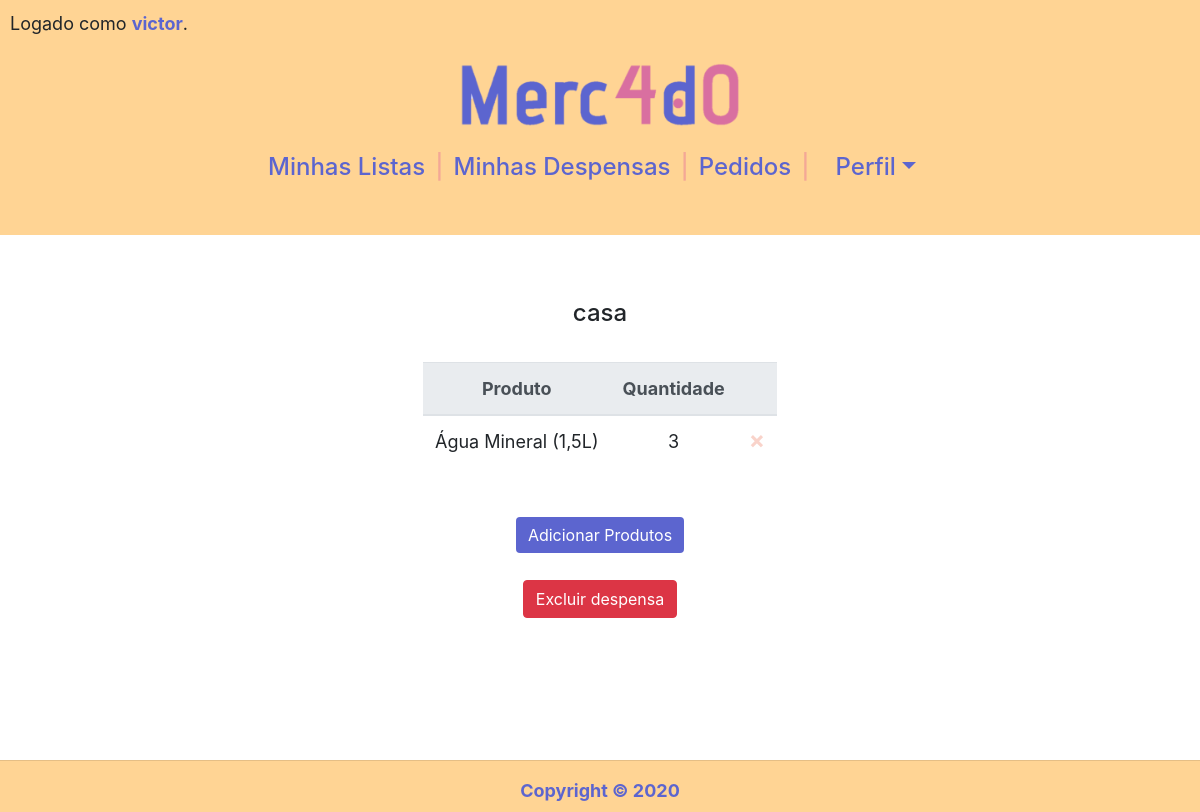
Page /acompanhamento/11 (signed in) on the earlier database version.
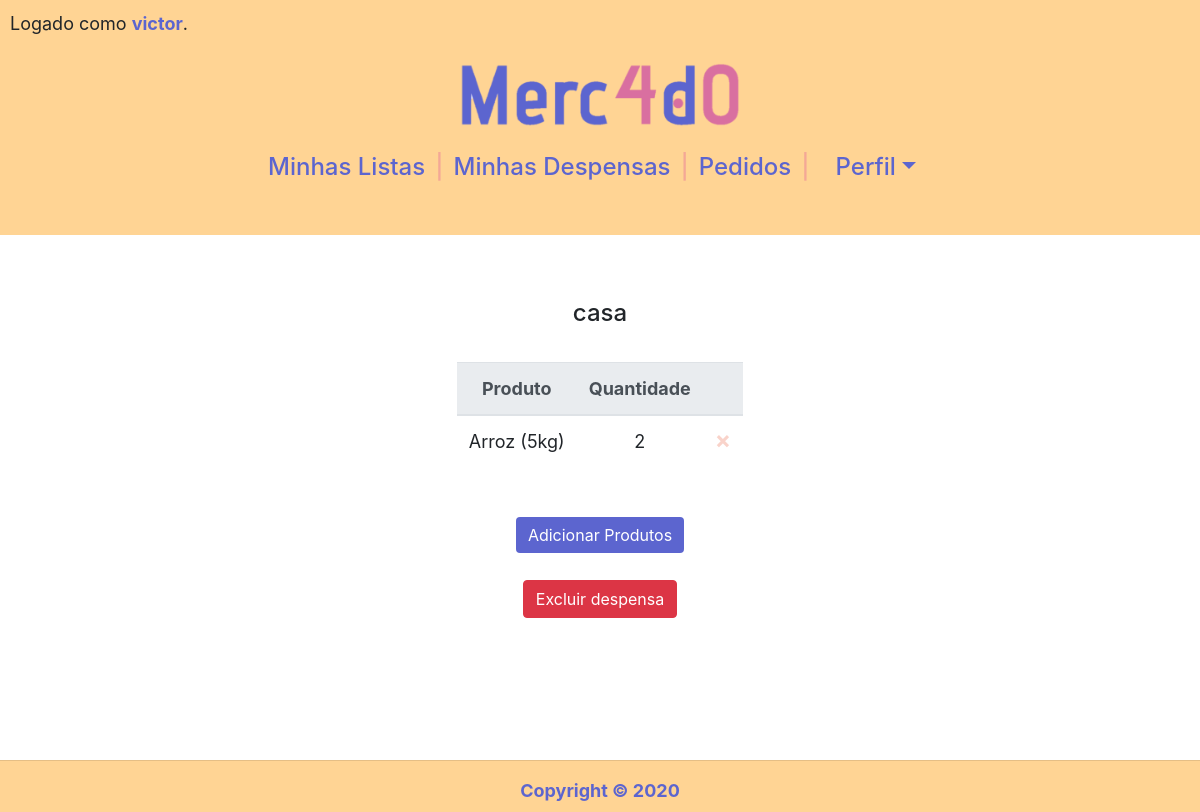
Same page on the later database version.
### compras/models.py (models this page shows, shortened)
class Usuario(AbstractUser):
    cpf = models.CharField(max_length=11)

class Acompanhamento(models.Model):
    nome = models.CharField(max_length=50)
    usuario = models.ForeignKey(Usuario,
                                on_delete=models.CASCADE,
                                related_name="acompanhamentos")

class ProdutoAcompanhamento(models.Model):
    produto = models.ForeignKey(Produto,
                                on_delete=models.CASCADE,
                                related_name="acompanhamentos")
    acompanhamento = models.ForeignKey(Acompanhamento,
                                on_delete=models.CASCADE,
                                related_name="produtos")
    quantidade = models.PositiveIntegerField()

class Produto(models.Model):
    nome = models.CharField(max_length=50)
    img_url = models.URLField(max_length=1000, blank=True)

### compras/views.py (the view, shortened to what this page needs)
# urls.py: path("acompanhamento/<int:id>", views.acompanhamento, name="acompanhamento"),
@login_required(login_url='login')
def acompanhamento(request, id):
    if request.method == "GET":
        produtos = (ProdutoAcompanhamento.objects.filter(acompanhamento=id).order_by('produto__nome'))
        nomeAcompanhamento = Acompanhamento.objects.get(pk=id).nome
        return render(request, 'compras/acompanhamento.html', {
            "produtos": produtos,
            "id": id,
            "nome": nomeAcompanhamento
        })

### compras/templates/compras/acompanhamento.html (shortened to what this page needs)
{% extends "compras/layout.html" %}
{% block body %}
    <h4>{{nome}}</h4>
    <br>
    {% if produtos %}
        <table class="table">
            <thead class="thead-light">
                <tr>
                    <th scope="col">Produto</th>
                    <th scope="col">Quantidade</th>
                    <th scope="col"></th>
                </tr>
            </thead>
            <tbody>
                {% for produto in produtos %}
                    <tr>
                        <td>{{ produto.produto.nome }}</td>
                        <td>{{ produto.quantidade }}</td>
                        <td>
                            <form action="{% url 'acompanhamento' id %}" method="post">
                                <button type="submit" class="close" aria-label="Close">
                                    <span aria-hidden="true">&times;</span>
                                </button>
                            </form>
                        </td>
                    </tr>
                {% endfor %}
            </tbody>
        </table>
        <br><br>
    {% else %}
        <p>Despensa vazia.</p>
        <br>
    {% endif %}
    <form action="{% url 'acompanhamento' id %}" method="post">
        <input type="submit" class="btn btn-primary" value="Adicionar Produtos">
    </form>
    <br>
    <form action="{% url 'acompanhamento' id %}" method="post">
        <input type="submit" class="btn btn-danger" value="Excluir despensa">
    </form>
{% endblock %}

### compras/templates/compras/layout.html (shortened to what this page needs)
{% load static %}
<!DOCTYPE html>
<html lang="en">
<head>
    <link rel="stylesheet" href="https://cdn.jsdelivr.net/npm/bootstrap@4.5.3/dist/css/bootstrap.min.css">
    <link rel="stylesheet" href="{% static 'compras/styles.css' %}">
    <link rel="stylesheet" href="https://cdn.jsdelivr.net/npm/bootstrap-select@1.13.14/dist/css/bootstrap-select.min.css">
</head>
<body>
    <main>
        <header>
        <section>
            {% if user.is_authenticated %}
            <p>Logado como <a id="username" href="{% url 'conta' %}">{{ user.username }}</a>.</p>
            {% else %}
            <p style="color:transparent;">eduardo</p>
            {% endif %}
        </section>
        <h1><a href="{% url 'index' %}"> <img src="{%  static 'compras/LogoMerc4d0.png' %}" id="LogoMerc4d0"></a></h1>
        <h4>
            <nav id=navegacao-principal>
                <ul>
                    {% if not user.is_authenticated %}
                    <li><a href="{% url 'login' %}">Login</a></li>
                    <span>|</span>
                    <li><a href="{% url 'registrar' %}">Registrar-se</a></li>
                    {% else %}
                    <li><a href="{% url 'index' %}">Minhas Listas</a></li>
                    <span>|</span>
                    <li><a href="{% url 'acompanhamentos' %}">Minhas Despensas</a></li>
                    <span>|</span>
                    <li><a href="{% url 'pedidos' %}">Pedidos</a></li>
                    <span>|</span>
                    <li class="nav-item dropdown">
                        <a class="nav-link dropdown-toggle" data-toggle="dropdown" role="button" aria-expanded="false">Perfil</a>
                    </li>
                    {% endif %}
                </ul>
            </nav>
        </h4>
        <br>
        </header>
        <br>
        <br>
        <div class="conteudo">
        {% block body %}
        {% endblock %}
        </div>
    </main>
    <footer >
        <hr>
        Copyright &copy; 2020
    </footer>
</body>
</html>

### compras/static/compras/styles.css (style rules this page uses)
:root { --primary-color: #5c65cf; --secondary-color: #d96fa0; --primary-background: #fffaea; --secondary-background: #f4a896; --tertiary-background: #ffd494; --nav-background:#ffd494; font-family: Montserrat, sans-serif; font-size: 16px; line-height: 1.5em; }
body { font-size: large; height: 100%; min-height: 500px; padding: 0px; }
.conteudo { padding: 10px; }
main { min-height: 93vh; }
section { text-align: left; }
a#username { color: var(--primary-color); font-weight: bold; }
nav#navegacao-principal { justify-content : center; color: var(--primary-color); display: flex; flex-direction: row; }
nav#navegacao-principal ul { margin: 0; padding: 0; }
nav#navegacao-principal li { display: inline-block; padding: 10px; }
a { color: var(--primary-color); }
span { color: var(--secondary-background); }
img#LogoMerc4d0 { width: 280px; }
.btn-primary { background-color: var(--primary-color); border: var(--primary-color); }
body { overflow-x: auto; text-align: center; }
body img { max-width: 100%; }
ul { list-style-type: none; display: table; margin: 0 auto; padding: 0; }
.table { width: auto; display: inline-block; text-align: center; }
footer { clear: both; position: relative; height: 52px; background-color: var(--nav-background); color: var(--primary-color); font-weight: bold; }
body header { background-color:var(--nav-background); padding: 0px; }
header p { padding: 10px; }

Differences in the rows shown:
removed ProdutoAcompanhamento: produto.nome "Água Mineral (1,5L)", quantidade "3"
added ProdutoAcompanhamento: produto.nome "Arroz (5kg)", quantidade "2"
